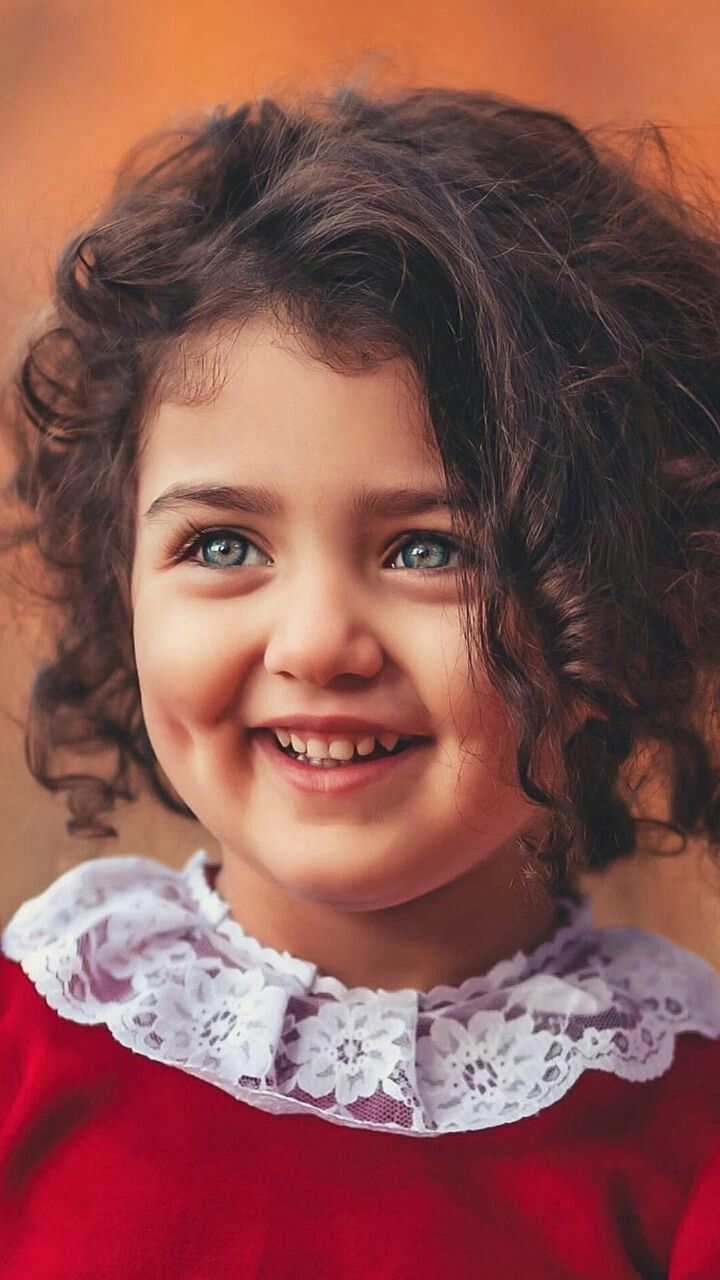
#> input picture Image_processing_Practical_labs/Exp6/pk.jpg, 720 x 1280 px
$ jupyter execute Butterwort.ipynb
#> lines starting #> are read from the running program, lines starting #| are printed output that depends on the picture
[cell 1]
# Libraries
import cv2
import numpy as np
import matplotlib.pyplot as plt

# open the image
f = cv2.imread('pk.jpg',0)
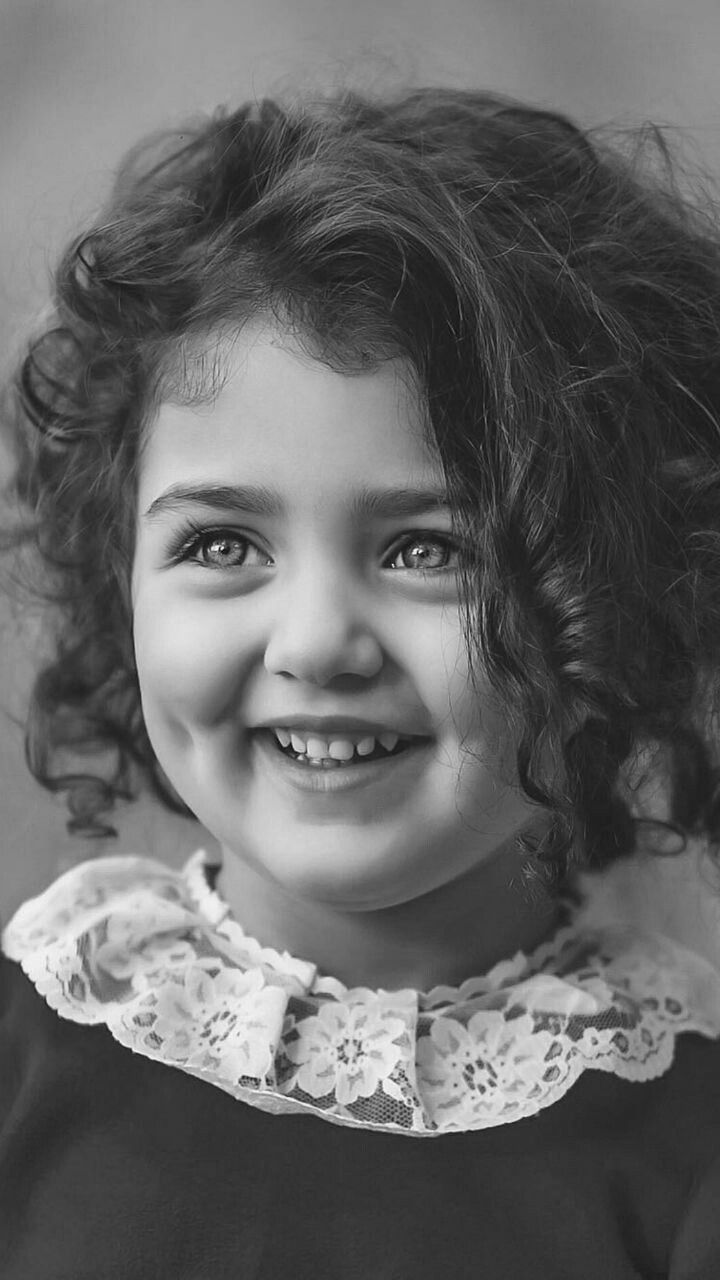
#> f: shape (1280, 720); min 3, max 253, mean 100.3

# transform image into freq. domain and shifted
F = np.fft.fft2(f)
Fshift = np.fft.fftshift(F)

plt.imshow(np.log1p(np.abs(Fshift)), cmap='gray')
plt.axis('off')
plt.show()
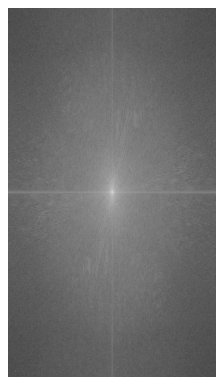
#> figure drawn by matplotlib, 1 panel

# Butterwort Low Pass Filter
M,N = f.shape
#> M = 1280; N = 720
H = np.zeros((M,N), dtype=np.float32)
D0 = 10 # cut of frequency
n = 10 # order
for u in range(M):
    for v in range(N):
        D = np.sqrt((u-M/2)**2 + (v-N/2)**2)
        H[u,v] = 1 / (1 + (D/D0)**n)
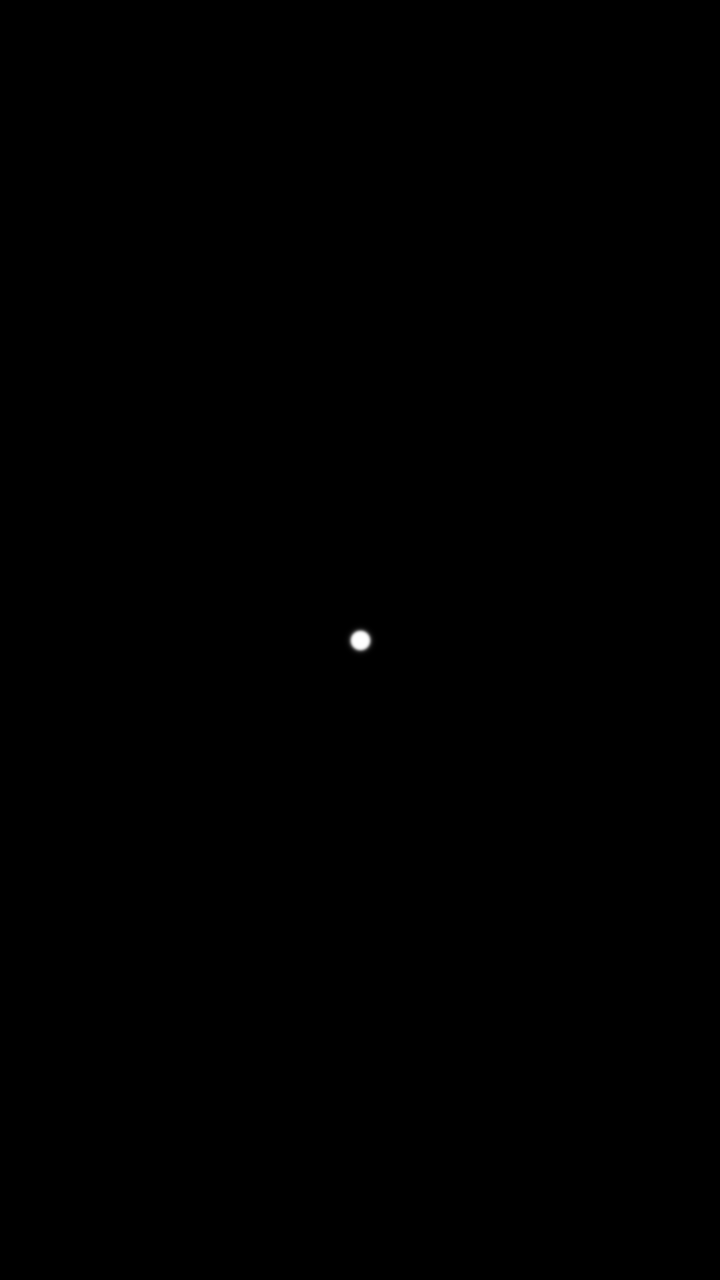
#> H: shape (1280, 720) float32; min 2.19e-19, max 1, mean 0.000364

plt.imshow(H, cmap='gray')
plt.axis('off')
plt.show()

# frequency domain image filters
Gshift = Fshift * H
G = np.fft.ifftshift(Gshift)
g = np.abs(np.fft.ifft2(G))

plt.imshow(g, cmap='gray')
plt.axis('off')
plt.show()

# Butterworth High Pass Filter
HPF = np.zeros((M,N), dtype=np.float32)
D0 = 10
n = 1
for u in range(M):
    for v in range(N):
        D = np.sqrt((u-M/2)**2 + (v-N/2)**2)
        HPF[u,v] = 1 / (1 + (D0/D)**n)
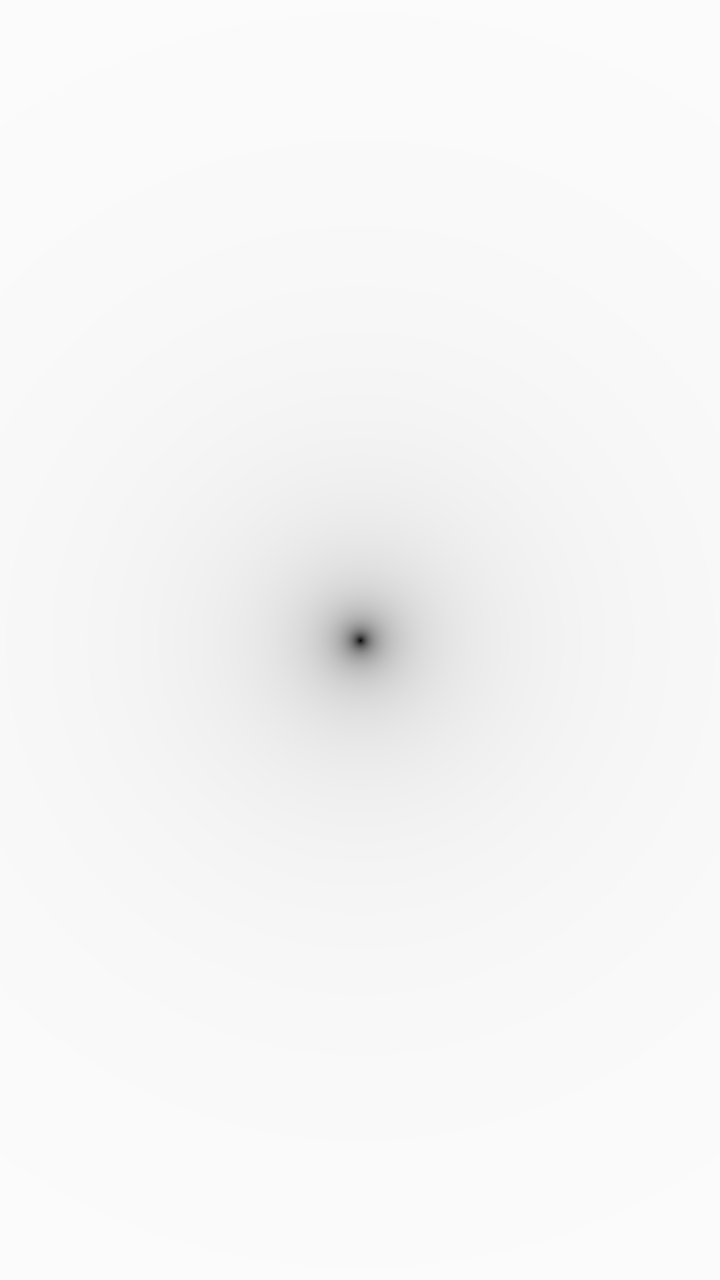
#> HPF: shape (1280, 720) float32; min 0, max 0.987, mean 0.967

plt.imshow(HPF, cmap='gray')
plt.axis('off')
plt.show()

# frequency domain image filters
Gshift = Fshift * HPF
G = np.fft.ifftshift(Gshift)
g = np.abs(np.fft.ifft2(G))
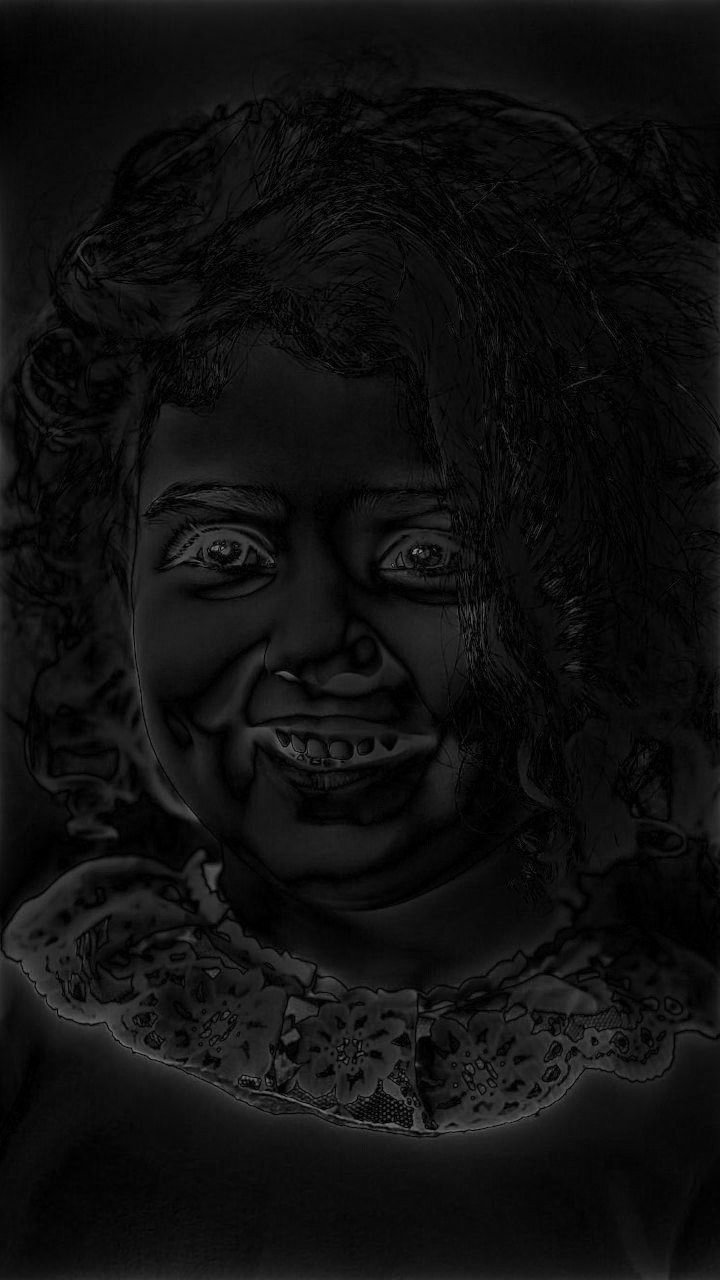
#> g: shape (1280, 720) float64; min 2.75e-05, max 146.5, mean 16.2

plt.imshow(g, cmap='gray')
plt.axis('off')
plt.show()
